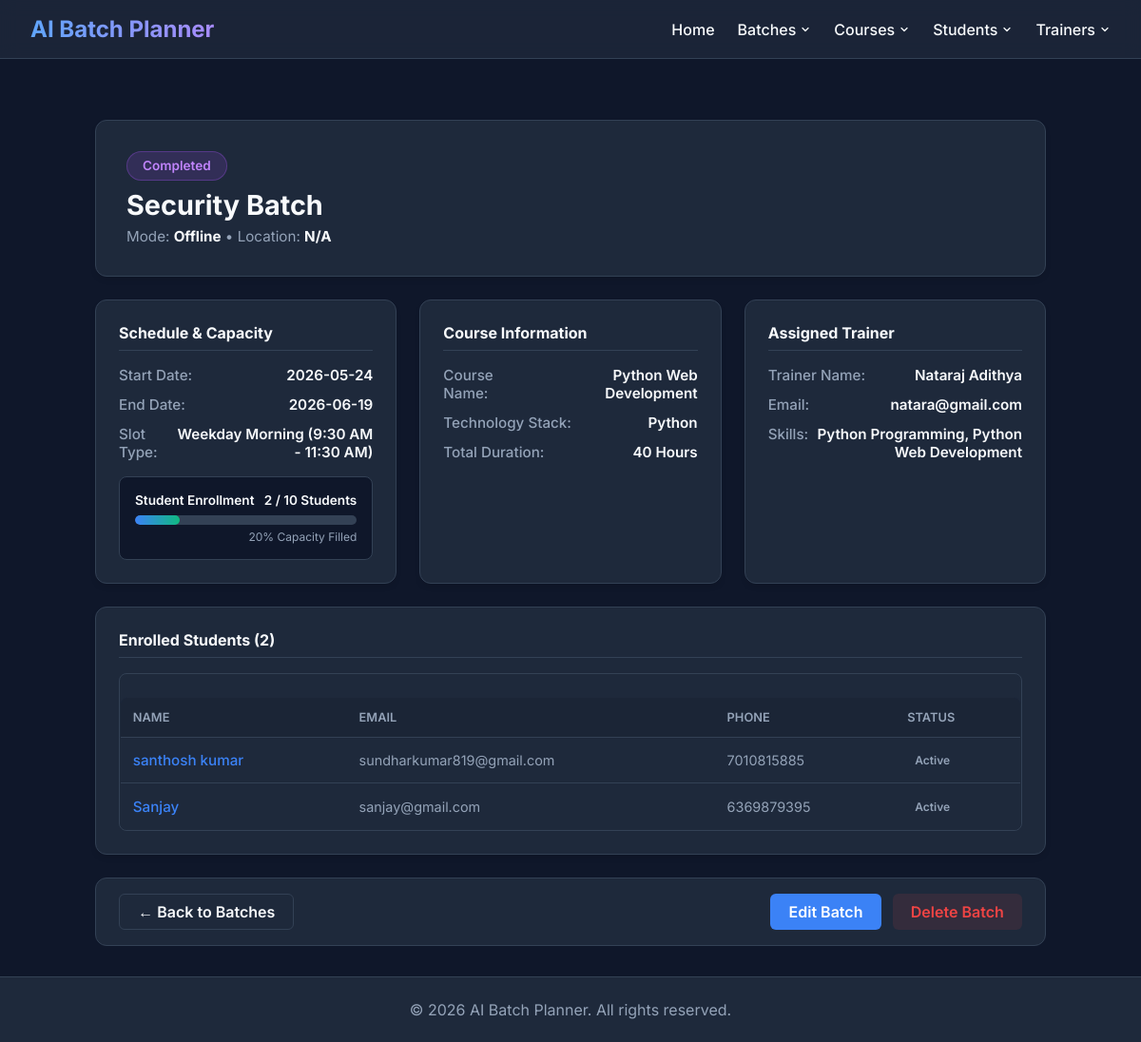
Before: /batches/18 with the older database file.
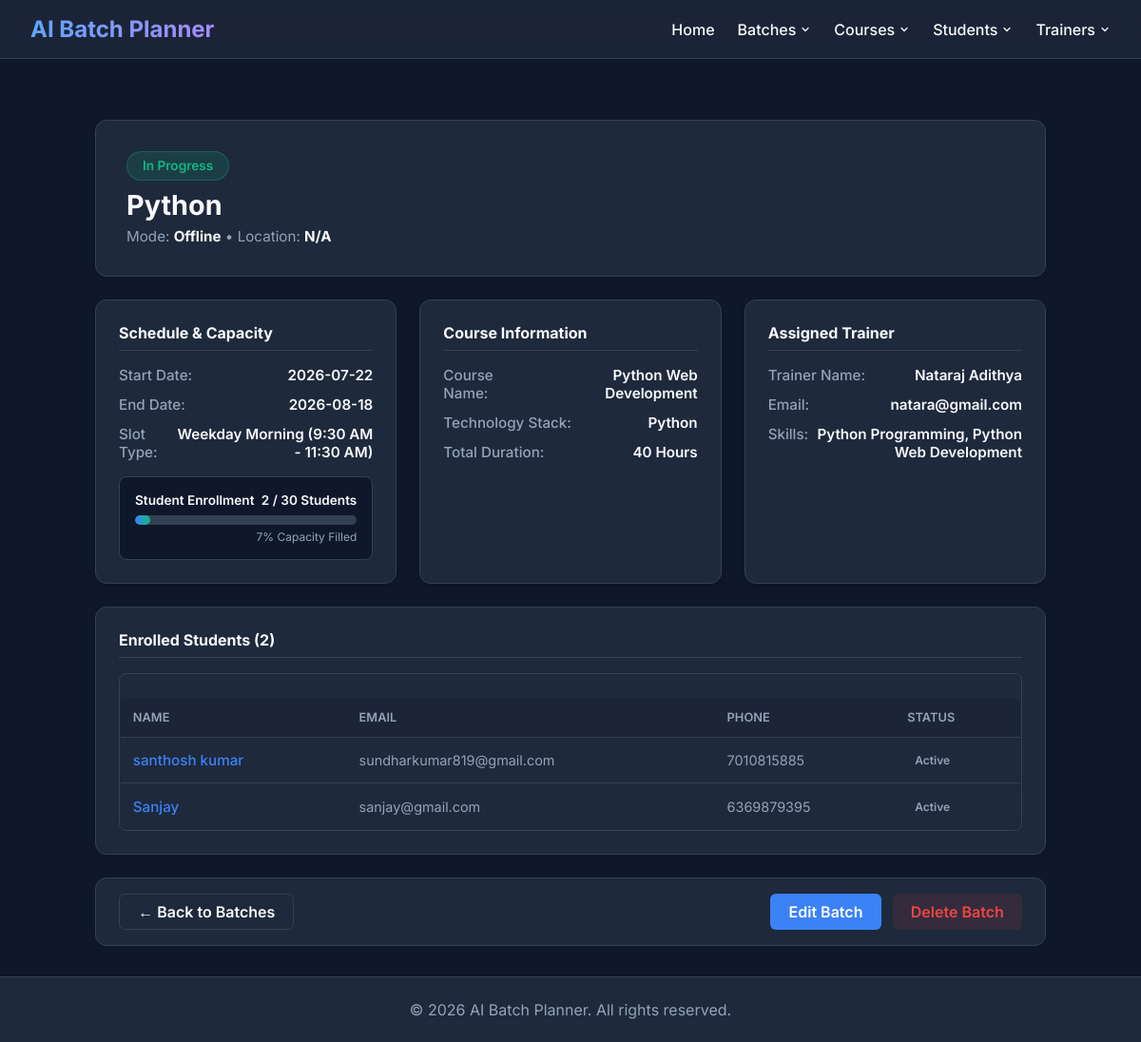
After: the same page with the newer database file.
### tables this page shows
CREATE TABLE batch (
    batch_id INTEGER PRIMARY KEY AUTOINCREMENT,
    batch_code TEXT NOT NULL UNIQUE,
    batch_name TEXT NOT NULL,
    course_id INTEGER NOT NULL,
    trainer_id INTEGER,
    start_date TEXT NOT NULL,
    end_date TEXT NOT NULL,
    slot_type TEXT NOT NULL CHECK(slot_type IN (
        'Weekday Morning (9:30 AM - 11:30 AM)',
        'Weekday Midday (11:45 AM - 1:45 PM)',
        'Weekday Afternoon (2:45 PM - 4:45 PM)',
        'Weekday Evening (5:00 PM - 7:00 PM)',
        'Weekend Full Day (10:00 AM - 4:00 PM)',
        'Custom'
    )),
    start_time TEXT,
    end_time TEXT,
    mode TEXT NOT NULL DEFAULT 'Offline' CHECK(mode IN ('Online', 'Offline', 'Hybrid')),
    location TEXT,
    max_capacity INTEGER NOT NULL DEFAULT 30 CHECK(max_capacity > 0),
    enrolled_count INTEGER NOT NULL DEFAULT 0 CHECK(enrolled_count >= 0),
    status TEXT NOT NULL DEFAULT 'Upcoming' CHECK(status IN ('Upcoming', 'In Progress', 'Completed', 'On Hold', 'Cancelled')),
    description TEXT,
    created_at TIMESTAMP DEFAULT CURRENT_TIMESTAMP,
    updated_at TIMESTAMP DEFAULT CURRENT_TIMESTAMP,
    created_by TEXT,
    updated_by TEXT,
    FOREIGN KEY (course_id) REFERENCES Course(id) ON DELETE RESTRICT,
    FOREIGN KEY (trainer_id) REFERENCES trainer(trainer_id) ON DELETE SET NULL
);

### routes/batch_routes.py (the view)
@batch_bp.route("/batches/<int:batch_id>")
def view_batch_details(batch_id):
    try:
        batch = batch_service.get_batch_by_id(batch_id)
        students = student_service.get_students_by_batch(batch_id)
        return render_template("batch_details.html", batch=batch, students=students)
    except ValueError as e:
        flash(str(e), "error")
        return redirect(url_for("batch_bp.list_batches"))

### database/db.py (called while the page is built)
def get_connection():
    connection = sqlite3.connect(DATABASE_NAME)
    connection.row_factory = sqlite3.Row
    connection.execute("PRAGMA foreign_keys = ON")
    return connection

### models/batch.py (called while the page is built)
    def get_connection(self):
        conn = sqlite3.connect(DB_PATH)
        conn.row_factory = sqlite3.Row
        conn.execute("PRAGMA foreign_keys = ON")
        return conn

### models/student.py (called while the page is built)
    def get_students_by_batch(self, batch_id):
        conn = get_connection()
        try:
            conn.row_factory = sqlite3.Row
            cursor = conn.cursor()
            cursor.execute('''
                SELECT s.student_id, s.full_name, s.email, s.phone, s.enrollment_date, s.status,
                       s.course_id, c.course_name, s.batch_id, b.batch_name
                FROM student s
                LEFT JOIN Course c ON s.course_id = c.id
                LEFT JOIN batch b ON s.batch_id = b.batch_id
                WHERE s.batch_id = ?
                ORDER BY s.enrollment_date DESC
            ''', (batch_id,))
            return [dict(row) for row in cursor.fetchall()]
        finally:
            conn.close()

### templates/batch_details.html (shortened to what the changed rows need)
{% extends 'base.html' %}
{% block content %}
<div class="details-container">
    <div class="details-header-card">
        <div class="batch-title-group">
            <div style="display: flex; align-items: center; gap: 0.75rem; margin-bottom: 0.5rem;">
                {% set status_class = 'status-' ~ batch.status.lower().replace(' ', '-') %}
                <span class="status-badge {{ status_class }}">{{ batch.status }}</span>
            </div>
            <h1>{{ batch.batch_name }}</h1>
            <div style="color: var(--text-muted); font-size: 0.95rem;">
                Mode: <strong style="color: var(--text-main);">{{ batch.mode }}</strong> &bull;
                Location: <strong style="color: var(--text-main);">{{ batch.location or 'N/A' }}</strong>
            </div>
        </div>
    </div>
    <div class="details-grid">
        <div class="info-card">
            <div class="info-row">
                <span class="info-label">Start Date:</span>
                <span class="info-value">{{ batch.start_date }}</span>
            </div>
            <div class="info-row">
                <span class="info-label">End Date:</span>
                <span class="info-value">{{ batch.end_date }}</span>
            </div>
            <div class="info-row">
                <span class="info-label">Slot Type:</span>
                <span class="info-value">{{ batch.slot_type }}</span>
            </div>
            <div class="capacity-visualizer">
                <div style="display: flex; justify-content: space-between; font-size: 0.85rem; font-weight: 600;">
                    <span>Student Enrollment</span>
                    <span>{{ batch.enrolled_count }} / {{ batch.max_capacity }} Students</span>
                </div>
                {% set pct = (batch.enrolled_count / batch.max_capacity * 100)|round|int if batch.max_capacity > 0 else 0 %}
                <div class="progress-bar-bg">
                    <div class="progress-bar-fill" style="width: {{ pct }}%;"></div>
                </div>
                <div style="text-align: right; font-size: 0.75rem; color: var(--text-muted); margin-top: 0.3rem;">
                    {{ pct }}% Capacity Filled
                </div>
            </div>
        </div>
    </div>
    <div class="info-card">
        <div class="info-card-title">Enrolled Students ({{ batch.enrolled_count }})</div>
        {% if students %}
        <div style="overflow-x: auto; margin-top: 1rem; border-radius: 8px; border: 1px solid var(--border);">
            <table style="width: 100%; border-collapse: collapse; text-align: left;">
                <thead style="background: rgba(15, 23, 42, 0.4); border-bottom: 1px solid var(--border);">
                    <tr>
                        <th style="padding: 0.8rem; font-size: 0.8rem; color: var(--text-muted); text-transform: uppercase;">Name</th>
                        <th style="padding: 0.8rem; font-size: 0.8rem; color: var(--text-muted); text-transform: uppercase;">Email</th>
                        <th style="padding: 0.8rem; font-size: 0.8rem; color: var(--text-muted); text-transform: uppercase;">Phone</th>
                        <th style="padding: 0.8rem; font-size: 0.8rem; color: var(--text-muted); text-transform: uppercase;">Status</th>
                    </tr>
                </thead>
            </table>
        </div>
        {% else %}
        <div style="color: var(--text-muted); font-size: 0.9rem; padding: 1.5rem 0; text-align: center;">
            No students are currently enrolled in this batch.
        </div>
        {% endif %}
    </div>
</div>
{% endblock %}

Changed rows visible on the page:
changed batch "Offline": status "Completed" → "In Progress"; batch_name "Security Batch" → "Python"; start_date "2026-05-24" → "2026-07-22"; end_date "2026-06-19" → "2026-08-18"; max_capacity "10" → "30"
Other visible differences:
{{ pct }}: 20 → 7 (drawn)
{{ pct }}: "20" → "7"
